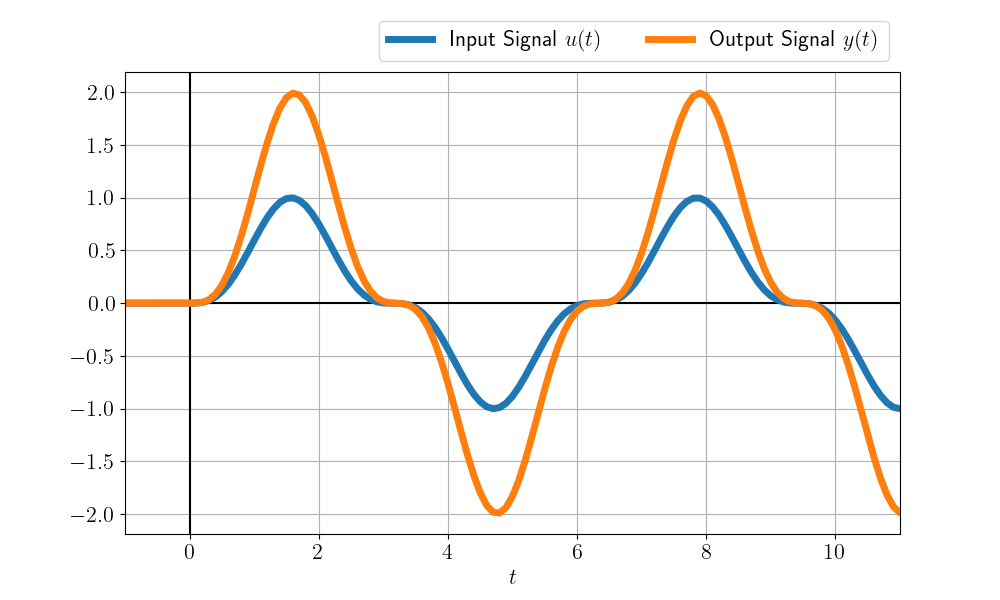

Reproduce this figure in Python.
# !sudo apt-get install texlive-full # Uncomment this line if you are running this code on Google Colab

import torch
import torch.nn as nn
import matplotlib.pyplot as plt

plt.rcParams.update({"text.usetex": True})

FONTSIZE = 16

def generate_input_signal(time):
    value = torch.zeros_like(time)
    mask = time >= 0
    value[mask] = torch.sin(time[mask]).pow(3)
    return value

def plot_signals(time, signal_input, signal_output):
    fig, ax = plt.subplots(1, 1, figsize=(10, 6))
    ax.set_xlabel(r'$t$', fontsize=FONTSIZE)
    ax.grid(True)
    ax.axhline(y=0, color='black', linestyle='-', alpha=1)
    ax.axvline(x=0, color='black', linestyle='-', alpha=1)
    ax.plot(time.numpy(), signal_input.numpy(), linewidth=5, label='Input Signal $u(t)$')
    ax.plot(time.numpy(), signal_output.detach().numpy(), linewidth=5, label='Output Signal $y(t)$')
    ax.set_xlim(-1, 11)
    ax.tick_params(axis='both', which='major', labelsize=FONTSIZE)
    ax.legend(fontsize=FONTSIZE, loc='lower right', bbox_to_anchor=(1, 1), ncol=2)
    plt.show()

class LinearTransformation(nn.Module):
    def __init__(self, weight):
        super().__init__()
        input_dim = weight.shape[1]
        output_dim = weight.shape[0]

        self.linear = nn.Linear(input_dim, output_dim, bias=False)
        self.update_weight(weight)
    
    def forward(self, x):
        return self.linear(x)
    
    def update_weight(self, weight):
        with torch.no_grad():
            self.linear.weight.copy_(weight)


def main():

    # Part 1: Input Signal Generation
    delta_t = 1./10.
    start_time = -2
    end_time = 12
    start_discrete_time = int(start_time / delta_t)
    end_discrete_time = int(end_time / delta_t)
    discrete_time = torch.arange(start_discrete_time, end_discrete_time+1)
    time = torch.linspace(start_time, end_time, int((end_time - start_time) / delta_t)+1)
    input_signal = generate_input_signal(time)

    # Part 2: Signal Transformation
    
    ## Create a LinearTransformation instance
    linear_transform_weight = torch.tensor([[1., 1.]])
    linear_transform = LinearTransformation(
        weight=linear_transform_weight
    )

    ## Create Output Signal
    output_signal = torch.zeros_like(input_signal)
    past_input_length = linear_transform_weight.shape[1]
    for index, n in enumerate(discrete_time[past_input_length-1:]):
        output_signal[past_input_length-1+index] = linear_transform(
            input_signal[index: index+past_input_length]
        )

    # Part 3: Plotting
    plot_signals(time, input_signal, output_signal)

if __name__ == "__main__":
    main()
